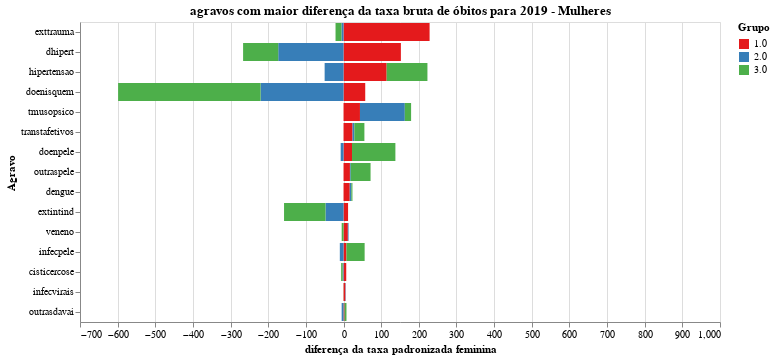

Notebook code cell kept with this figure:
### Code cell
chart = plot_grafico_dif2(pop_19, pop_r,
                         'taxa_obitos_esp_mulher', 
                         "agravos com maior diferença da taxa bruta de óbitos para 2019 - Mulheres",
                        "diferença da taxa padronizada feminina")


#chart.save('tx_pad_m.svg')
chart

### Figure 1 — Vega-Lite specification as saved in the notebook (floating-point values rounded to 4 significant figures)
{"config": {"view": {"continuousWidth": 400, "continuousHeight": 300}, "range": {"category": {"scheme": "set1"}}}, "data": {"name": "data-20bd5eea026ae10bcf996ef0df7a1f54"}, "mark": "bar", "encoding": {"color": {"type": "nominal", "field": "grupo", "title": "Grupo"}, "order": {"type": "nominal", "field": "grupo", "sort": "ascending"}, "tooltip": {"type": "quantitative", "field": "taxa"}, "x": {"type": "quantitative", "field": "taxa", "scale": {"domain": [-700, 1000]}, "title": "diferença da taxa padronizada feminina"}, "y": {"type": "nominal", "field": "agravo", "sort": null, "title": "Agravo"}}, "title": "agravos com maior diferença da taxa bruta de óbitos para 2019 - Mulheres", "width": 640, "$schema": "https://vega.github.io/schema/vega-lite/v4.8.1.json", "datasets": {"data-20bd5eea026ae10bcf996ef0df7a1f54": [{"agravo": "exttrauma", "grupo": "1.0", "taxa": 228.6}, {"agravo": "exttrauma", "grupo": "2.0", "taxa": -5.535}, {"agravo": "exttrauma", "grupo": "3.0", "taxa": -15.72}, {"agravo": "dhipert", "grupo": "1.0", "taxa": 152.4}, {"agravo": "dhipert", "grupo": "2.0", "taxa": -173.4}, {"agravo": "dhipert", "grupo": "3.0", "taxa": -93.34}, {"agravo": "hipertensao", "grupo": "1.0", "taxa": 114.5}, {"agravo": "hipertensao", "grupo": "2.0", "taxa": -50.19}, {"agravo": "hipertensao", "grupo": "3.0", "taxa": 108.3}, {"agravo": "doenisquem", "grupo": "1.0", "taxa": 57.65}, {"agravo": "doenisquem", "grupo": "2.0", "taxa": -220.3}, {"agravo": "doenisquem", "grupo": "3.0", "taxa": -378.5}, {"agravo": "tmusopsico", "grupo": "1.0", "taxa": 43.65}, {"agravo": "tmusopsico", "grupo": "2.0", "taxa": 119.1}, {"agravo": "tmusopsico", "grupo": "3.0", "taxa": 16.7}, {"agravo": "transtafetivos", "grupo": "1.0", "taxa": 23.94}, {"agravo": "transtafetivos", "grupo": "2.0", "taxa": 4.739}, {"agravo": "transtafetivos", "grupo": "3.0", "taxa": 26.75}, {"agravo": "doenpele", "grupo": "1.0", "taxa": 22.55}, {"agravo": "doenpele", "grupo": "2.0", "taxa": -7.573}, {"agravo": "doenpele", "grupo": "3.0", "taxa": 115.2}, {"agravo": "outraspele", "grupo": "1.0", "taxa": 17.02}, {"agravo": "outraspele", "grupo": "2.0", "taxa": 2.092}, {"agravo": "outraspele", "grupo": "3.0", "taxa": 52.69}, {"agravo": "dengue", "grupo": "1.0", "taxa": 16.49}, {"agravo": "dengue", "grupo": "2.0", "taxa": 4.176}, {"agravo": "dengue", "grupo": "3.0", "taxa": 3.005}, {"agravo": "extintind", "grupo": "1.0", "taxa": 12.06}, {"agravo": "extintind", "grupo": "2.0", "taxa": -47.9}, {"agravo": "extintind", "grupo": "3.0", "taxa": -110.1}, {"agravo": "veneno", "grupo": "1.0", "taxa": 11.5}, {"agravo": "veneno", "grupo": "2.0", "taxa": 1.841}, {"agravo": "veneno", "grupo": "3.0", "taxa": -4.907}, {"agravo": "infecpele", "grupo": "1.0", "taxa": 7.708}, {"agravo": "infecpele", "grupo": "2.0", "taxa": -9.847}, {"agravo": "infecpele", "grupo": "3.0", "taxa": 48.36}, {"agravo": "cisticercose", "grupo": "1.0", "taxa": 7.199}, {"agravo": "cisticercose", "grupo": "2.0", "taxa": -2.277}, {"agravo": "cisticercose", "grupo": "3.0", "taxa": -4.024}, {"agravo": "infecvirais", "grupo": "1.0", "taxa": 5.02}, {"agravo": "infecvirais", "grupo": "2.0", "taxa": 0.8768}, {"agravo": "infecvirais", "grupo": "3.0", "taxa": -0.3021}, {"agravo": "outrasdavai", "grupo": "1.0", "taxa": 2.788}, {"agravo": "outrasdavai", "grupo": "2.0", "taxa": -4.97}, {"agravo": "outrasdavai", "grupo": "3.0", "taxa": 5.045}]}}
